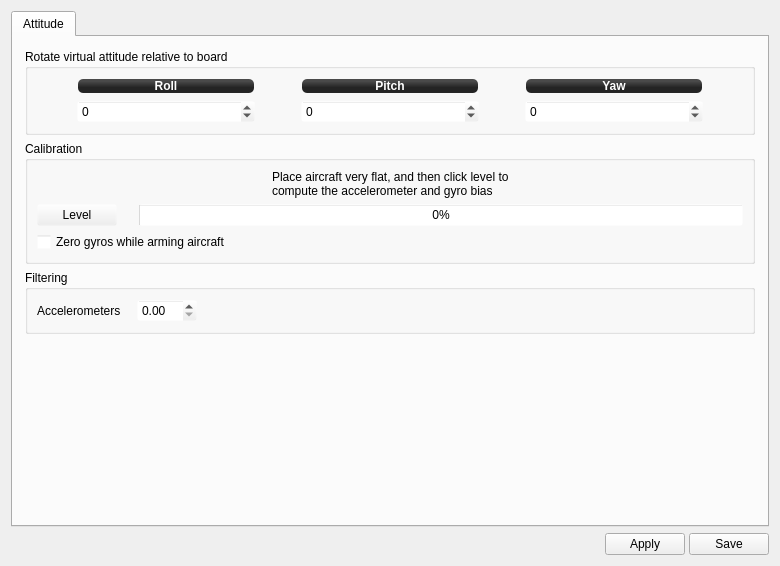
<?xml version="1.0" encoding="UTF-8"?>
<ui version="4.0">
 <class>ccattitude</class>
 <widget class="QWidget" name="ccattitude">
  <property name="geometry">
   <rect>
    <x>0</x>
    <y>0</y>
    <width>780</width>
    <height>566</height>
   </rect>
  </property>
  <property name="windowTitle">
   <string>Form</string>
  </property>
  <layout class="QVBoxLayout" name="verticalLayout_5">
   <item>
    <widget class="QTabWidget" name="tabWidget">
     <property name="currentIndex">
      <number>0</number>
     </property>
     <widget class="QWidget" name="Attitude">
      <attribute name="title">
       <string>Attitude</string>
      </attribute>
      <layout class="QVBoxLayout" name="verticalLayout_3">
       <property name="leftMargin">
        <number>0</number>
       </property>
       <property name="topMargin">
        <number>0</number>
       </property>
       <property name="rightMargin">
        <number>0</number>
       </property>
       <property name="bottomMargin">
        <number>0</number>
       </property>
       <item>
        <widget class="QScrollArea" name="scrollArea">
         <property name="palette">
          <palette>
           <active>
            <colorrole role="Base">
             <brush brushstyle="SolidPattern">
              <color alpha="255">
               <red>255</red>
               <green>255</green>
               <blue>255</blue>
              </color>
             </brush>
            </colorrole>
            <colorrole role="Window">
             <brush brushstyle="SolidPattern">
              <color alpha="0">
               <red>232</red>
               <green>232</green>
               <blue>232</blue>
              </color>
             </brush>
            </colorrole>
           </active>
           <inactive>
            <colorrole role="Base">
             <brush brushstyle="SolidPattern">
              <color alpha="255">
               <red>255</red>
               <green>255</green>
               <blue>255</blue>
              </color>
             </brush>
            </colorrole>
            <colorrole role="Window">
             <brush brushstyle="SolidPattern">
              <color alpha="0">
               <red>232</red>
               <green>232</green>
               <blue>232</blue>
              </color>
             </brush>
            </colorrole>
           </inactive>
           <disabled>
            <colorrole role="Base">
             <brush brushstyle="SolidPattern">
              <color alpha="0">
               <red>232</red>
               <green>232</green>
               <blue>232</blue>
              </color>
             </brush>
            </colorrole>
            <colorrole role="Window">
             <brush brushstyle="SolidPattern">
              <color alpha="0">
               <red>232</red>
               <green>232</green>
               <blue>232</blue>
              </color>
             </brush>
            </colorrole>
           </disabled>
          </palette>
         </property>
         <property name="frameShape">
          <enum>QFrame::NoFrame</enum>
         </property>
         <property name="frameShadow">
          <enum>QFrame::Plain</enum>
         </property>
         <property name="widgetResizable">
          <bool>true</bool>
         </property>
         <widget class="QWidget" name="scrollAreaWidgetContents">
          <property name="geometry">
           <rect>
            <x>0</x>
            <y>0</y>
            <width>758</width>
            <height>486</height>
           </rect>
          </property>
          <layout class="QVBoxLayout" name="verticalLayout">
           <property name="leftMargin">
            <number>12</number>
           </property>
           <property name="topMargin">
            <number>12</number>
           </property>
           <property name="rightMargin">
            <number>12</number>
           </property>
           <property name="bottomMargin">
            <number>12</number>
           </property>
           <item>
            <widget class="QGroupBox" name="groupBox">
             <property name="title">
              <string>Rotate virtual attitude relative to board</string>
             </property>
             <layout class="QGridLayout" name="gridLayout" columnstretch="0,1,0,1,0,1,0">
              <item row="0" column="1">
               <widget class="QLabel" name="label_2">
                <property name="styleSheet">
                 <string notr="true">background-color: qlineargradient(spread:reflect, x1:0.507, y1:0, x2:0.507, y2:0.772, stop:0.208955 rgba(74, 74, 74, 255), stop:0.78607 rgba(36, 36, 36, 255));
color: rgb(255, 255, 255);
border-radius: 5;
font: bold 12px;
margin:1px;</string>
                </property>
                <property name="text">
                 <string>Roll</string>
                </property>
                <property name="alignment">
                 <set>Qt::AlignCenter</set>
                </property>
               </widget>
              </item>
              <item row="1" column="1">
               <widget class="QSpinBox" name="rollBias">
                <property name="minimum">
                 <number>-180</number>
                </property>
                <property name="maximum">
                 <number>180</number>
                </property>
               </widget>
              </item>
              <item row="1" column="4">
               <spacer name="horizontalSpacer_9">
                <property name="orientation">
                 <enum>Qt::Horizontal</enum>
                </property>
                <property name="sizeHint" stdset="0">
                 <size>
                  <width>40</width>
                  <height>20</height>
                 </size>
                </property>
               </spacer>
              </item>
              <item row="1" column="5">
               <widget class="QSpinBox" name="yawBias">
                <property name="minimum">
                 <number>-180</number>
                </property>
                <property name="maximum">
                 <number>180</number>
                </property>
               </widget>
              </item>
              <item row="0" column="5">
               <widget class="QLabel" name="label_4">
                <property name="styleSheet">
                 <string notr="true">background-color: qlineargradient(spread:reflect, x1:0.507, y1:0, x2:0.507, y2:0.772, stop:0.208955 rgba(74, 74, 74, 255), stop:0.78607 rgba(36, 36, 36, 255));
color: rgb(255, 255, 255);
border-radius: 5;
font: bold 12px;
margin:1px;</string>
                </property>
                <property name="text">
                 <string>Yaw</string>
                </property>
                <property name="alignment">
                 <set>Qt::AlignCenter</set>
                </property>
               </widget>
              </item>
              <item row="1" column="2">
               <spacer name="horizontalSpacer_8">
                <property name="orientation">
                 <enum>Qt::Horizontal</enum>
                </property>
                <property name="sizeHint" stdset="0">
                 <size>
                  <width>40</width>
                  <height>20</height>
                 </size>
                </property>
               </spacer>
              </item>
              <item row="0" column="3">
               <widget class="QLabel" name="label_3">
                <property name="styleSheet">
                 <string notr="true">background-color: qlineargradient(spread:reflect, x1:0.507, y1:0, x2:0.507, y2:0.772, stop:0.208955 rgba(74, 74, 74, 255), stop:0.78607 rgba(36, 36, 36, 255));
color: rgb(255, 255, 255);
border-radius: 5;
font: bold 12px;
margin:1px;</string>
                </property>
                <property name="text">
                 <string>Pitch</string>
                </property>
                <property name="alignment">
                 <set>Qt::AlignCenter</set>
                </property>
               </widget>
              </item>
              <item row="1" column="3">
               <widget class="QSpinBox" name="pitchBias">
                <property name="minimum">
                 <number>-90</number>
                </property>
                <property name="maximum">
                 <number>90</number>
                </property>
               </widget>
              </item>
              <item row="1" column="0">
               <spacer name="horizontalSpacer_7">
                <property name="orientation">
                 <enum>Qt::Horizontal</enum>
                </property>
                <property name="sizeHint" stdset="0">
                 <size>
                  <width>40</width>
                  <height>20</height>
                 </size>
                </property>
               </spacer>
              </item>
              <item row="1" column="6">
               <spacer name="horizontalSpacer_10">
                <property name="orientation">
                 <enum>Qt::Horizontal</enum>
                </property>
                <property name="sizeHint" stdset="0">
                 <size>
                  <width>40</width>
                  <height>20</height>
                 </size>
                </property>
               </spacer>
              </item>
             </layout>
            </widget>
           </item>
           <item>
            <widget class="QGroupBox" name="groupBox_2">
             <property name="title">
              <string>Calibration</string>
             </property>
             <layout class="QGridLayout" name="gridLayout_2">
              <item row="0" column="0" colspan="3">
               <layout class="QHBoxLayout" name="horizontalLayout_2">
                <item>
                 <spacer name="horizontalSpacer_2">
                  <property name="orientation">
                   <enum>Qt::Horizontal</enum>
                  </property>
                  <property name="sizeHint" stdset="0">
                   <size>
                    <width>40</width>
                    <height>20</height>
                   </size>
                  </property>
                 </spacer>
                </item>
                <item>
                 <widget class="QLabel" name="label">
                  <property name="text">
                   <string>Place aircraft very flat, and then click level to compute the accelerometer and gyro bias</string>
                  </property>
                  <property name="wordWrap">
                   <bool>true</bool>
                  </property>
                 </widget>
                </item>
                <item>
                 <spacer name="horizontalSpacer_3">
                  <property name="orientation">
                   <enum>Qt::Horizontal</enum>
                  </property>
                  <property name="sizeHint" stdset="0">
                   <size>
                    <width>40</width>
                    <height>20</height>
                   </size>
                  </property>
                 </spacer>
                </item>
               </layout>
              </item>
              <item row="1" column="0">
               <widget class="QPushButton" name="zeroBias">
                <property name="maximumSize">
                 <size>
                  <width>500</width>
                  <height>16777215</height>
                 </size>
                </property>
                <property name="toolTip">
                 <string>Launch horizontal calibration.</string>
                </property>
                <property name="text">
                 <string>Level</string>
                </property>
               </widget>
              </item>
              <item row="1" column="1">
               <spacer name="horizontalSpacer_4">
                <property name="orientation">
                 <enum>Qt::Horizontal</enum>
                </property>
                <property name="sizeType">
                 <enum>QSizePolicy::Fixed</enum>
                </property>
                <property name="sizeHint" stdset="0">
                 <size>
                  <width>10</width>
                  <height>20</height>
                 </size>
                </property>
               </spacer>
              </item>
              <item row="1" column="2">
               <widget class="QProgressBar" name="zeroBiasProgress">
                <property name="minimumSize">
                 <size>
                  <width>300</width>
                  <height>0</height>
                 </size>
                </property>
                <property name="value">
                 <number>0</number>
                </property>
               </widget>
              </item>
              <item row="2" column="0" colspan="3">
               <layout class="QHBoxLayout" name="horizontalLayout_3">
                <item>
                 <widget class="QCheckBox" name="zeroGyroBiasOnArming">
                  <property name="toolTip">
                   <string>If enabled, a fast recalibration of gyro zero point will be done
whenever the frame is armed. Do not move the airframe while
arming it in that case!</string>
                  </property>
                  <property name="text">
                   <string>Zero gyros while arming aircraft</string>
                  </property>
                 </widget>
                </item>
                <item>
                 <spacer name="horizontalSpacer_6">
                  <property name="orientation">
                   <enum>Qt::Horizontal</enum>
                  </property>
                  <property name="sizeHint" stdset="0">
                   <size>
                    <width>40</width>
                    <height>20</height>
                   </size>
                  </property>
                 </spacer>
                </item>
               </layout>
              </item>
             </layout>
            </widget>
           </item>
           <item>
            <widget class="QGroupBox" name="groupBox_3">
             <property name="title">
              <string>Filtering</string>
             </property>
             <layout class="QHBoxLayout" name="horizontalLayout_5">
              <item>
               <widget class="QLabel" name="label_5">
                <property name="minimumSize">
                 <size>
                  <width>0</width>
                  <height>0</height>
                 </size>
                </property>
                <property name="toolTip">
                 <string/>
                </property>
                <property name="text">
                 <string>Accelerometers</string>
                </property>
               </widget>
              </item>
              <item>
               <spacer name="horizontalSpacer_12">
                <property name="orientation">
                 <enum>Qt::Horizontal</enum>
                </property>
                <property name="sizeType">
                 <enum>QSizePolicy::Fixed</enum>
                </property>
                <property name="sizeHint" stdset="0">
                 <size>
                  <width>10</width>
                  <height>0</height>
                 </size>
                </property>
               </spacer>
              </item>
              <item>
               <widget class="QDoubleSpinBox" name="accelTauSpinbox">
                <property name="minimumSize">
                 <size>
                  <width>60</width>
                  <height>0</height>
                 </size>
                </property>
                <property name="toolTip">
                 <string>Accelerometer filtering.

Sets the amount of lowpass filtering of accelerometer data 
for the attitude estimation. Higher values apply a stronger 
filter, which may help with drifting in attitude mode.

Range: 0.00 - 0.20, Good starting value: 0.05 - 0.10
Start low and raise until drift stops.

A setting of 0.00 disables the filter.</string>
                </property>
                <property name="decimals">
                 <number>2</number>
                </property>
                <property name="maximum">
                 <double>0.200000000000000</double>
                </property>
                <property name="singleStep">
                 <double>0.010000000000000</double>
                </property>
               </widget>
              </item>
              <item>
               <spacer name="horizontalSpacer_5">
                <property name="orientation">
                 <enum>Qt::Horizontal</enum>
                </property>
                <property name="sizeHint" stdset="0">
                 <size>
                  <width>40</width>
                  <height>20</height>
                 </size>
                </property>
               </spacer>
              </item>
             </layout>
            </widget>
           </item>
           <item>
            <spacer name="verticalSpacer_2">
             <property name="orientation">
              <enum>Qt::Vertical</enum>
             </property>
             <property name="sizeHint" stdset="0">
              <size>
               <width>20</width>
               <height>10</height>
              </size>
             </property>
            </spacer>
           </item>
          </layout>
         </widget>
        </widget>
       </item>
      </layout>
     </widget>
    </widget>
   </item>
   <item>
    <layout class="QHBoxLayout" name="horizontalLayout">
     <property name="spacing">
      <number>4</number>
     </property>
     <item>
      <spacer name="horizontalSpacer">
       <property name="orientation">
        <enum>Qt::Horizontal</enum>
       </property>
       <property name="sizeHint" stdset="0">
        <size>
         <width>380</width>
         <height>20</height>
        </size>
       </property>
      </spacer>
     </item>
     <item>
      <widget class="QPushButton" name="ccAttitudeHelp">
       <property name="sizePolicy">
        <sizepolicy hsizetype="Fixed" vsizetype="Fixed">
         <horstretch>0</horstretch>
         <verstretch>0</verstretch>
        </sizepolicy>
       </property>
       <property name="maximumSize">
        <size>
         <width>25</width>
         <height>25</height>
        </size>
       </property>
       <property name="toolTip">
        <string>Takes you to the wiki page</string>
       </property>
       <property name="text">
        <string/>
       </property>
       <property name="icon">
        <iconset resource="../coreplugin/core.qrc">
         <normaloff>:/core/images/helpicon.svg</normaloff>:/core/images/helpicon.svg</iconset>
       </property>
       <property name="iconSize">
        <size>
         <width>25</width>
         <height>25</height>
        </size>
       </property>
       <property name="flat">
        <bool>true</bool>
       </property>
      </widget>
     </item>
     <item>
      <widget class="QPushButton" name="applyButton">
       <property name="minimumSize">
        <size>
         <width>0</width>
         <height>0</height>
        </size>
       </property>
       <property name="text">
        <string>Apply</string>
       </property>
      </widget>
     </item>
     <item>
      <widget class="QPushButton" name="saveButton">
       <property name="minimumSize">
        <size>
         <width>0</width>
         <height>0</height>
        </size>
       </property>
       <property name="toolTip">
        <string>Click to permanently save the accel bias in the CopterControl Flash.</string>
       </property>
       <property name="text">
        <string>Save</string>
       </property>
      </widget>
     </item>
    </layout>
   </item>
  </layout>
 </widget>
 <resources>
  <include location="../coreplugin/core.qrc"/>
 </resources>
 <connections/>
</ui>
